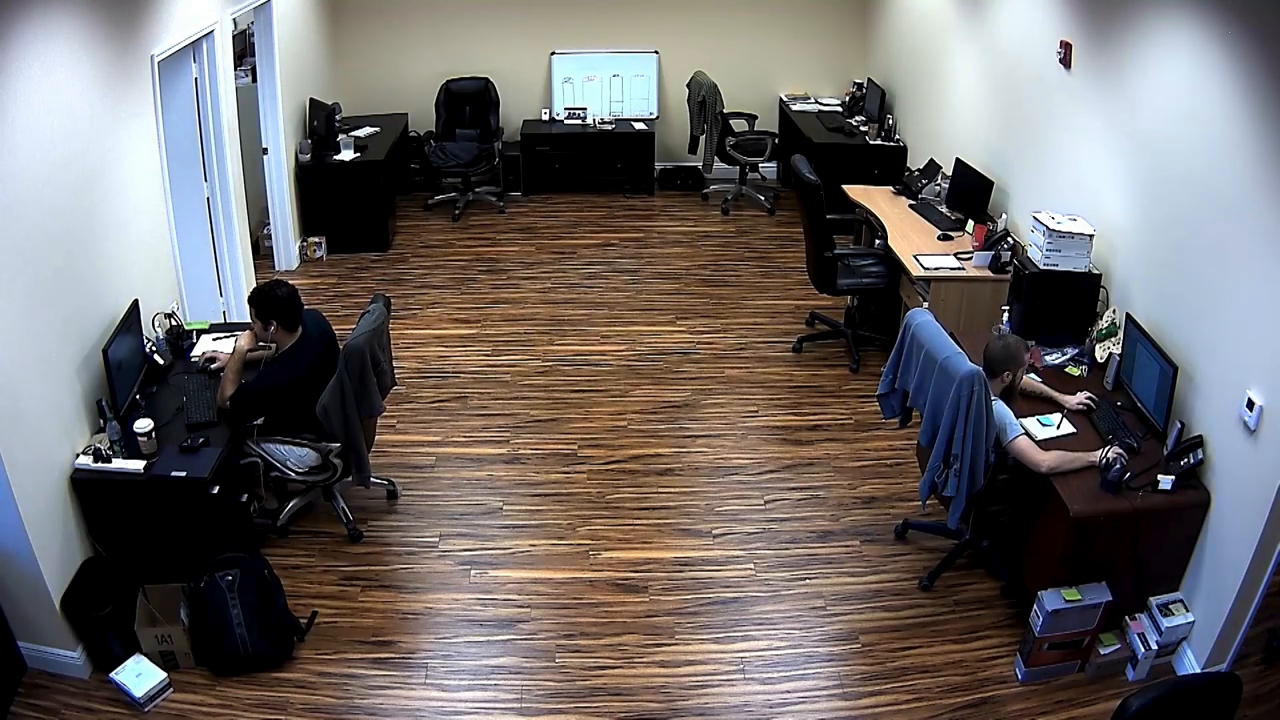
#> input picture frame 67 of O2H1_2324/goruntu_isleme/images/goruntu.mp4, 1280 x 720 px, given in place of the camera
$ python hareket_algilama.py
#> lines starting #> are read from the running program, lines starting #| are printed output that depends on the picture; after the words box and inside, x2 and y2 are one past the last pixel; in counts of white or black regions, pixels touching at a corner belong together
import cv2
import numpy as np
from datetime import datetime as dt
cap = cv2.VideoCapture(1)
state1,f_eski=cap.read()
#> f_eski is the input picture: shape (720, 1280, 3); mean B, G, R 104.8, 105.2, 109.9
state2,f_yeni=cap.read()
fw=int(cap.get(3))
fh=int(cap.get(4))
kayit=cv2.VideoWriter(str(dt.now())+".avi",cv2.VideoWriter_fourcc(*"DIVX"),20,(fw,fh))
while True:
    fark=cv2.absdiff(f_eski,f_yeni)
    gri_fark= cv2.cvtColor(fark,cv2.COLOR_BGR2GRAY)
    yumusak=cv2.GaussianBlur(gri_fark,(3,3),0)
    t,sb=cv2.threshold(yumusak,20,255,cv2.THRESH_BINARY)
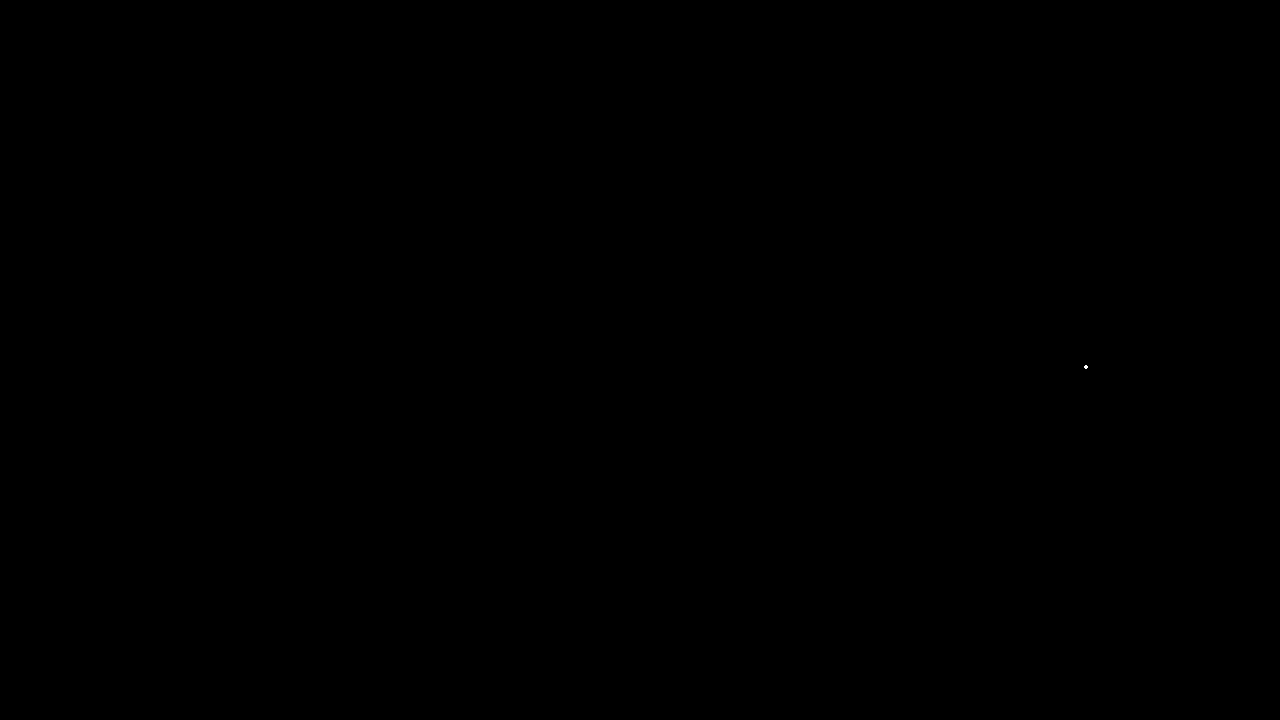
#> sb: shape (720, 1280); 0% white in thin lines or dots, all inside (x1, y1, x2, y2) = (1084, 365, 1088, 369)
    yayilmis=cv2.dilate(sb,None,iterations=3)
#> yayilmis: shape (720, 1280); 0.01% white; 1 white region, box (x1, y1, x2, y2) and area: (1081, 362, 1091, 372) 96
    konturlar,hiyerarsi=cv2.findContours(yayilmis,cv2.RETR_TREE,cv2.CHAIN_APPROX_SIMPLE)
#> konturlar = 1 item; hiyerarsi = [[-1, -1, -1, -1]]
    for kontur in konturlar:
        (x,y,w,h)=cv2.boundingRect(kontur)
        kontur_alani = cv2.contourArea(kontur)
        if kontur_alani>4000:
            cv2.rectangle(f_eski,(x,y),(x+w,y+h),(0,255,0),1)
            kayit.write(f_eski)
#> this loop made 1 pass
#> (x, y, w, h, kontur_alani) on pass 1: (1081, 362, 10, 10, 79)
    cv2.imshow("video",f_eski)
    # hareketi tespit kısmını yaz 28 ekime pas
    f_eski=f_yeni
    state2,f_yeni=cap.read()
    if cv2.waitKey(50)==27 or not(state2):
#> (key Esc is pressed here)
        break
cap.release()
kayit.release()
cv2.destroyAllWindows()

$ run again, starting later in the video
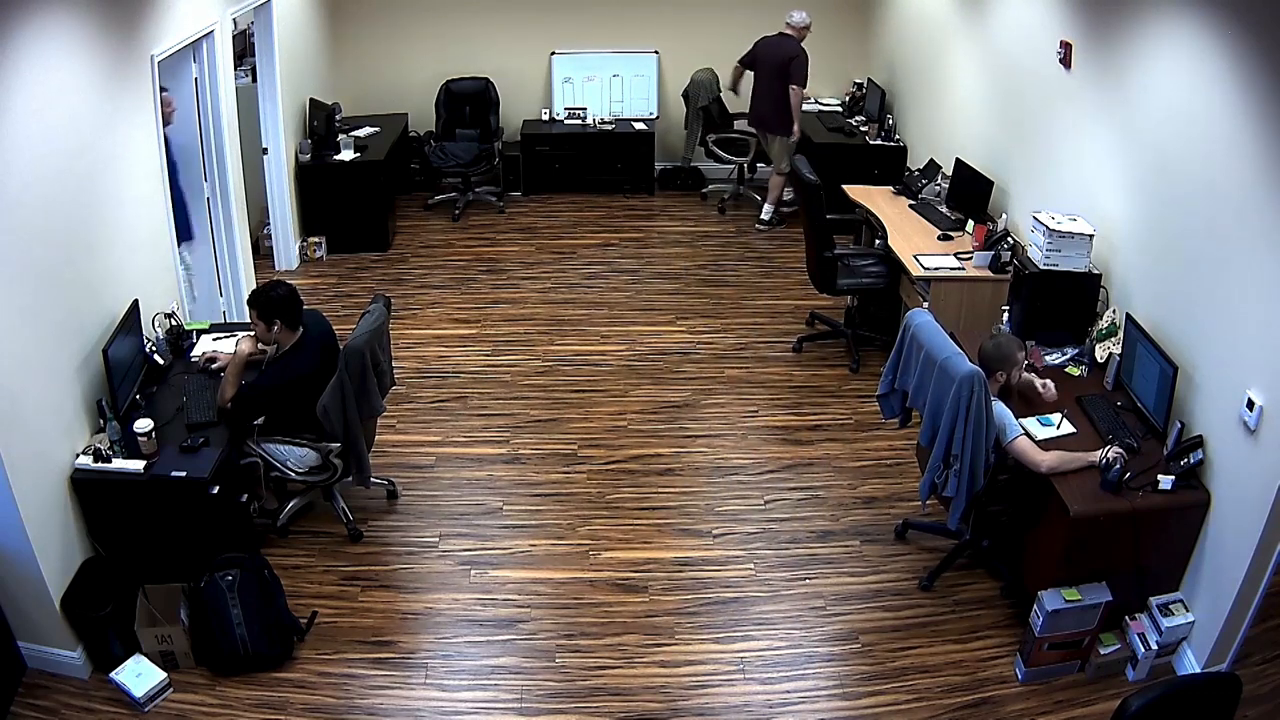
#> input picture frame 302 of O2H1_2324/goruntu_isleme/images/goruntu.mp4, 1280 x 720 px, given in place of the camera
#> f_eski is the input picture: shape (720, 1280, 3); mean B, G, R 103, 102.9, 107.5
#> `t,sb=cv2.threshold(yumusak,20,255,cv2.THRESH_BINARY)`:
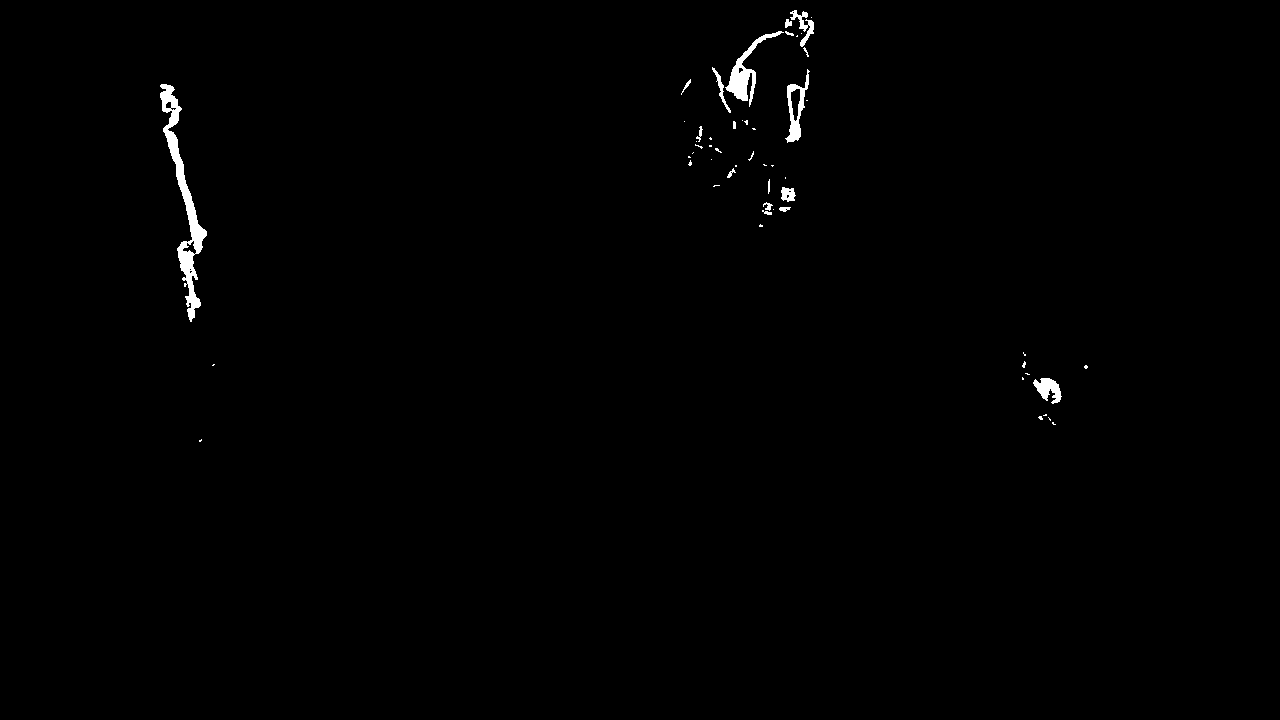
#> sb: shape (720, 1280); 0.62% white; 54 white regions (36 under 20 px), largest, box (x1, y1, x2, y2) and area: (160, 84, 207, 322) 2474, (725, 31, 784, 107) 972, (785, 69, 810, 143) 618
#> yayilmis: shape (720, 1280); 1.6% white; 21 white regions
#> konturlar = 23 contours, 1 with area under 20; largest, box (x1, y1, x2, y2) and area: (157, 81, 210, 325) 4467, (709, 7, 817, 116) 3515, (782, 66, 813, 146) 1429, (1019, 349, 1065, 407) 1088, (759, 184, 799, 218) 784; hiyerarsi = 23 rows, first 6: [1, -1, -1, -1], [2, 0, -1, -1], [3, 1, -1, -1], [4, 2, -1, -1], [5, 3, -1, -1], [6, 4, -1, -1]
#> the loop `for kontur in konturlar:` made 23 passes
#> (x, y, w, h, kontur_alani) on passes 1 to 8: (196, 436, 9, 9, 62), (1035, 411, 24, 17, 230.5), (1081, 362, 10, 10, 79), (209, 361, 9, 8, 55), (1019, 349, 46, 58, 1088.5), (756, 221, 10, 9, 70), (759, 184, 40, 34, 784.5), (710, 182, 13, 8, 79)
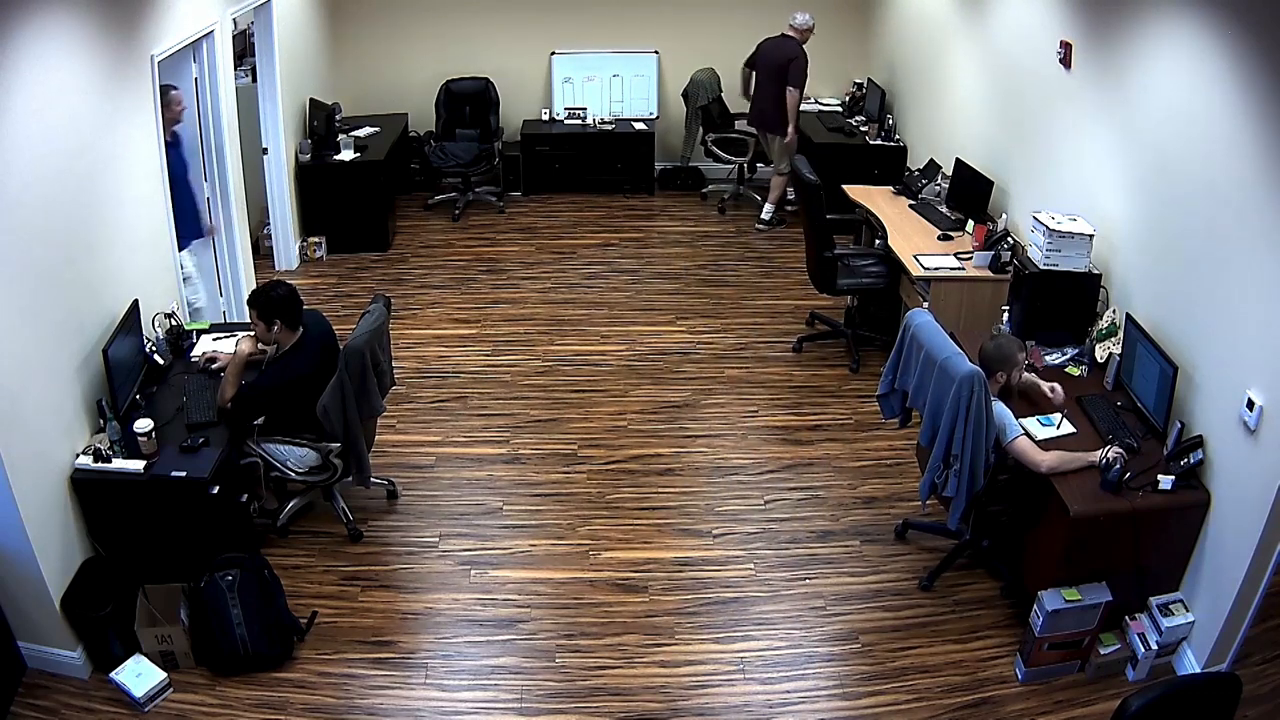
#> input picture frame 304 of O2H1_2324/goruntu_isleme/images/goruntu.mp4, 1280 x 720 px, given in place of the camera
#> f_yeni is the input picture: shape (720, 1280, 3); mean B, G, R 102.7, 102.7, 107.3

$ run again, starting later in the video
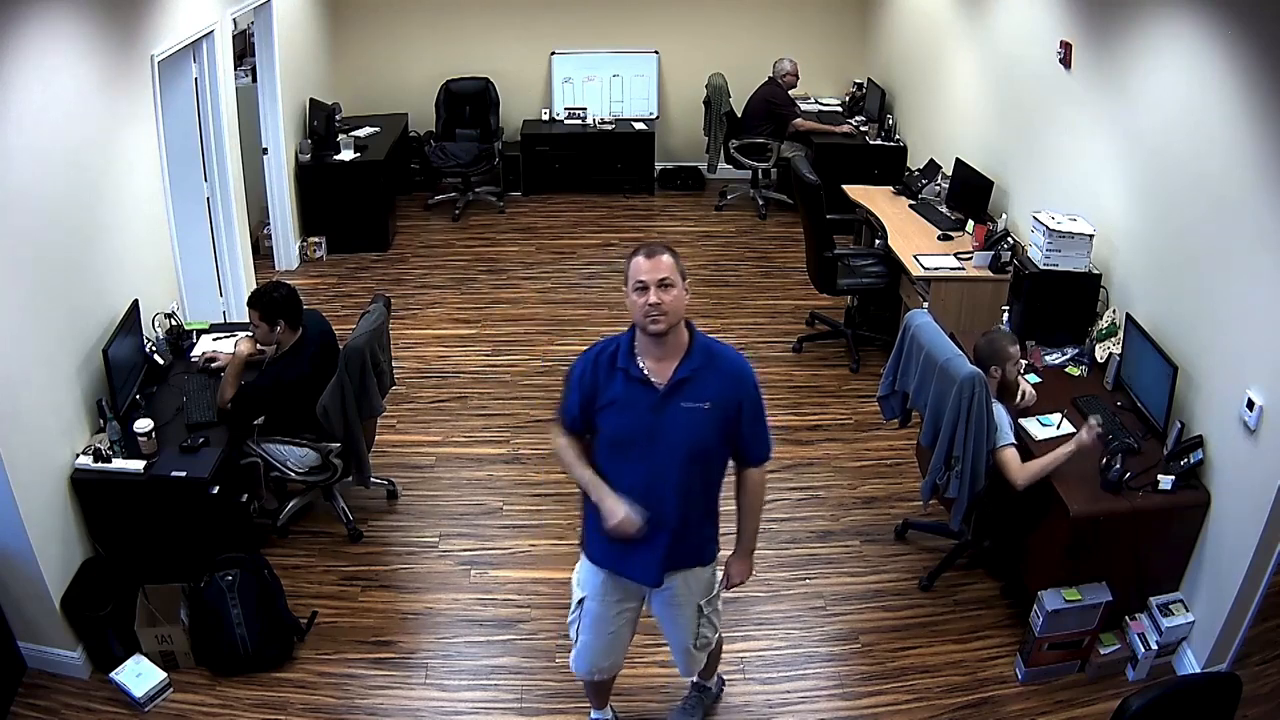
#> input picture frame 537 of O2H1_2324/goruntu_isleme/images/goruntu.mp4, 1280 x 720 px, given in place of the camera
#> f_eski is the input picture: shape (720, 1280, 3); mean B, G, R 100.8, 99.5, 103.9
#> `t,sb=cv2.threshold(yumusak,20,255,cv2.THRESH_BINARY)`:
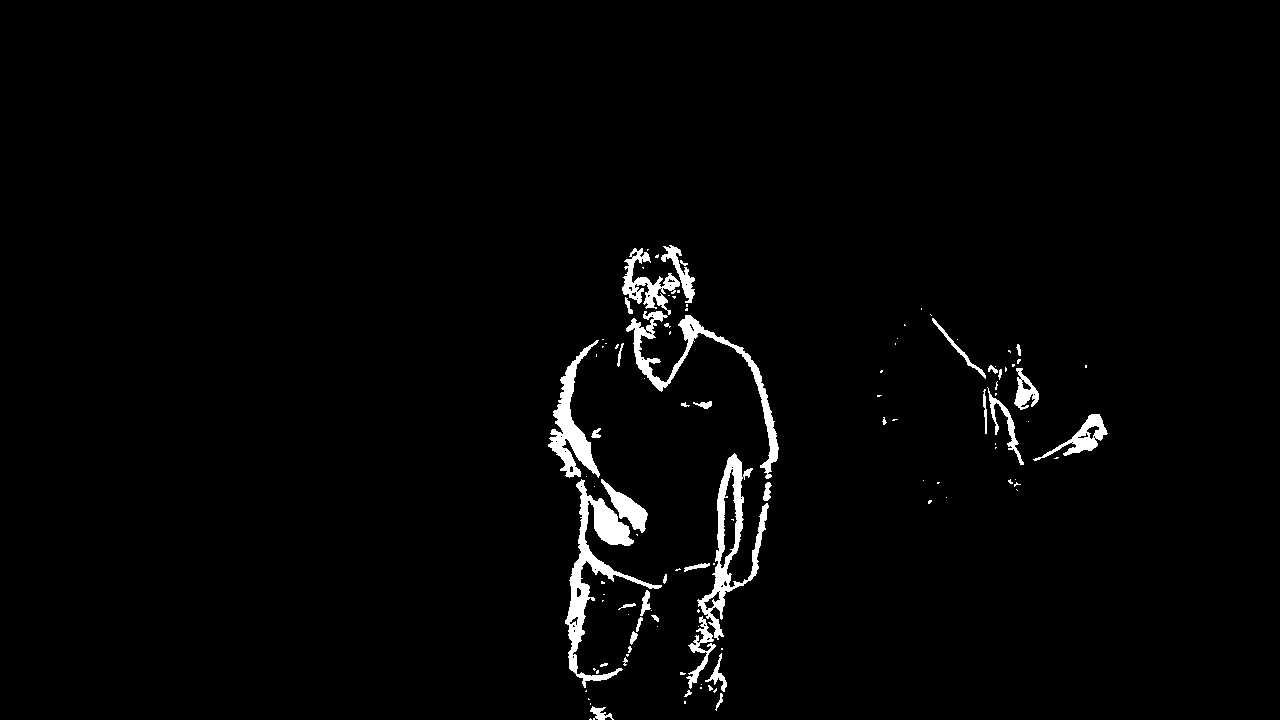
#> sb: shape (720, 1280); 2.1% white; 111 white regions (74 under 20 px), largest, box (x1, y1, x2, y2) and area: (565, 479, 662, 688) 3907, (697, 453, 769, 640) 2989, (626, 311, 779, 479) 2828
#> yayilmis: shape (720, 1280); 4.9% white; 21 white regions
#> konturlar = 42 contours, 12 with area under 20; largest, box (x1, y1, x2, y2) and area: (619, 242, 782, 714) 21065, (545, 336, 670, 720) 18354, (927, 311, 1042, 468) 4802, (579, 567, 643, 673) 3524, (1030, 411, 1111, 464) 1864; hiyerarsi = 42 rows, first 6: [1, -1, -1, -1], [2, 0, -1, -1], [3, 1, -1, -1], [4, 2, -1, -1], [5, 3, -1, -1], [6, 4, -1, -1]
#> the loop `for kontur in konturlar:` made 42 passes
#> (x, y, w, h, kontur_alani) on passes 1, 3, 5, 6, 8, 9, 10, 11: (925, 497, 10, 10, 78.5), (934, 479, 9, 8, 55.5), (1005, 476, 19, 18, 215), (992, 440, 8, 12, 73), (879, 414, 22, 14, 191), (1030, 411, 81, 53, 1864.5), (678, 398, 37, 14, 372), (874, 392, 11, 8, 68.5)
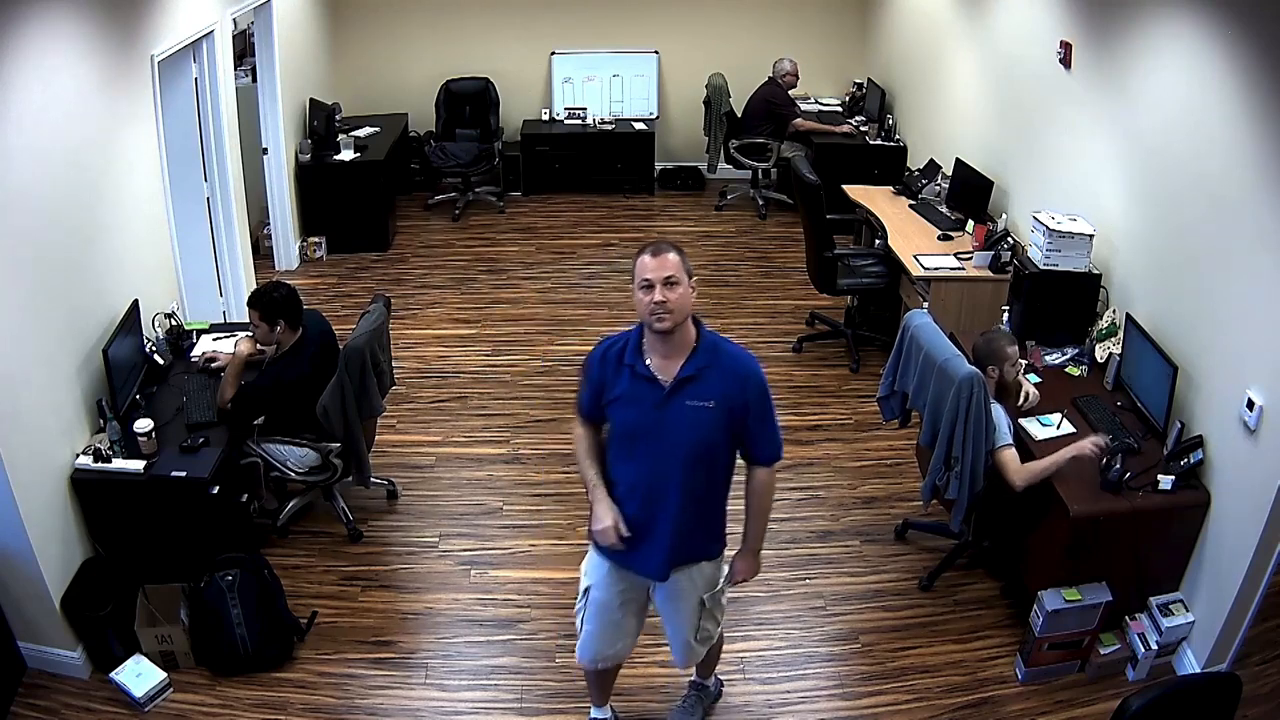
#> input picture frame 539 of O2H1_2324/goruntu_isleme/images/goruntu.mp4, 1280 x 720 px, given in place of the camera
#> f_yeni is the input picture: shape (720, 1280, 3); mean B, G, R 100.6, 99.5, 103.9
